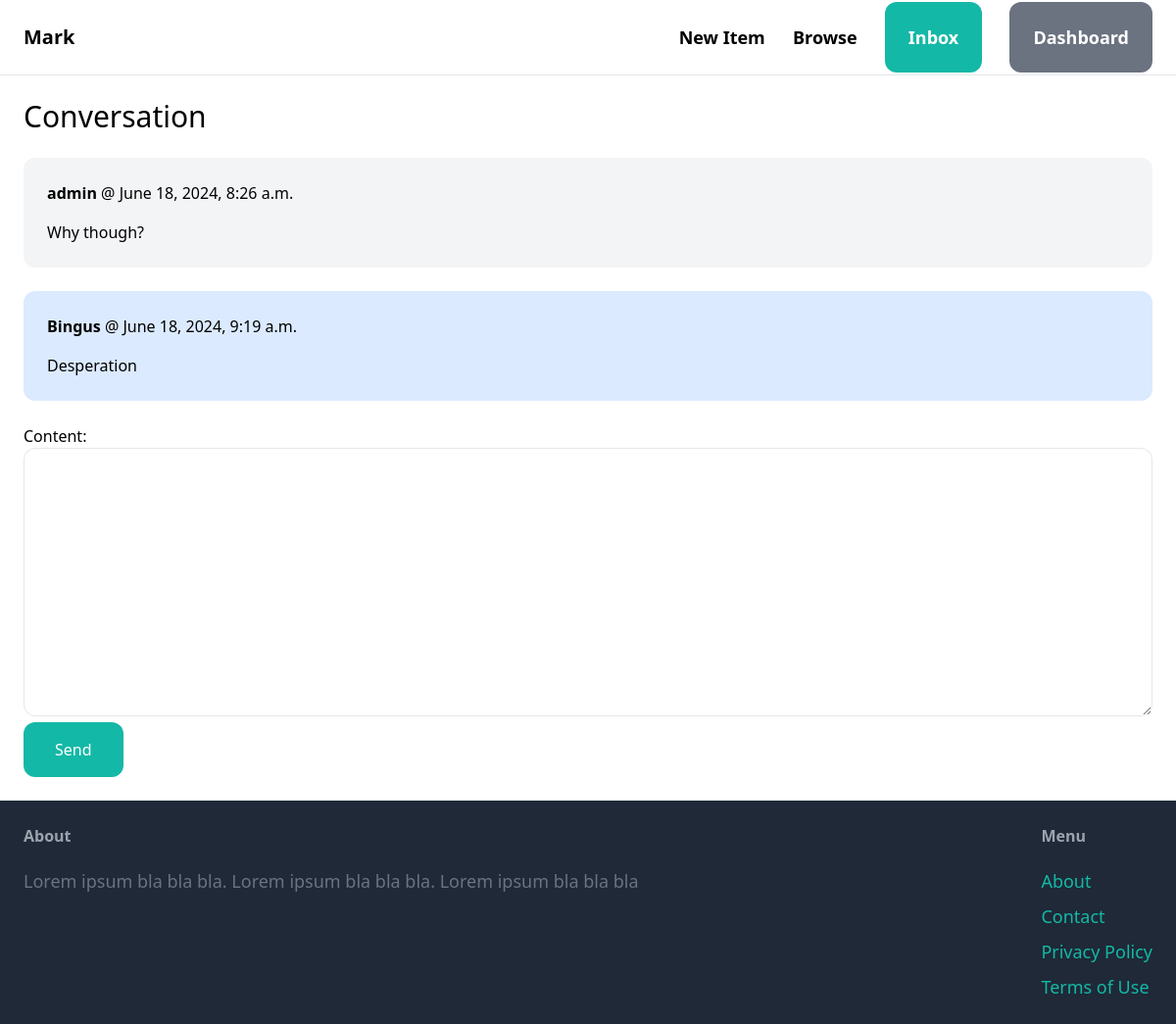
The page /inbox/4/ (signed in) on the database its author committed.
### conversation/models.py (models this page shows)
class ConversationMessage(models.Model):
    conversation = models.ForeignKey(Conversation, related_name='messages', on_delete=models.CASCADE)
    content = models.TextField()
    created_at = models.DateTimeField(auto_now_add=True)
    created_by = models.ForeignKey(User,related_name='created_message',on_delete=models.CASCADE)

### conversation/views.py (the view)
# urls.py: path('<int:pk>/',views.detail,name='detail'),
@login_required
def detail(request, pk):
    conversation = Conversation.objects.filter(members__in=[request.user.id]).get(pk=pk)
    if request.method == 'POST':
        form=ConversationMessageForm(request.POST)
        if form.is_valid():
            conversation_message = form.save(commit=False)
            conversation_message.conversation = conversation
            conversation_message.created_by = request.user
            conversation_message.save()
            conversation.save()
            return redirect('conversation:detail',pk=pk)
    else:
        form=ConversationMessageForm()
    return render(request, 'conversation/detail.html',{
        'conversation':conversation,
        'form':form
    })

### conversation/forms.py
class ConversationMessageForm(forms.ModelForm):
    class Meta:
        model = ConversationMessage
        fields = ('content',)
        widgets = {
            'content': forms.Textarea(attrs={
                'class': 'w-full py-4 px-6 rounded-xl border'
            })
    }

### conversation/templates/conversation/detail.html (shortened to what this page needs)
{% extends 'core/base.html' %}
{% block content %}
    <h1 class="mb-6 text-3xl">Conversation</h1>
    <div class="space-y-6">
        {% for message in conversation.messages.all %}
            <div class="p-6 flex {% if message.created_by == request.user %}bg-blue-100{% else %}bg-gray-100{% endif %} rounded-xl">
                <div>
                    <p class="mb-4"><strong>{{ message.created_by.username }}</strong> @ {{message.created_at}}</p>
                    <p>{{ message.content }}</p>
                </div>
            </div>
        {% endfor %}
    </div>
    <form method="post" action"." class="mt-6">
        {{ form.as_p }}
        <button class="py-4 px-8 text.lg bg-teal-500 hover:bg-teal-700 rounded-xl text-white">Send</button>
    </form>
{% endblock %}

### rows shown on the page
ConversationMessage: created_by.username "admin", created_at "June 18, 2024, 8:26 a.m.", content "Why though?"
ConversationMessage: created_by.username "Bingus", created_at "June 18, 2024, 9:19 a.m.", content "Desperation"
